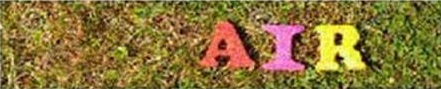
%> input picture AIR.jpg, 441 x 89 px
$ octave methode1.m   (GNU Octave 9; MATLAB toolbox functions it lacks are replaced by stand-ins)
%> lines starting %> are read from the running program, lines starting %| are printed output that depends on the picture
m = rgb2gray(imread('C:\Users\Marjan\Documents\MATLAB\AIR.jpg'));
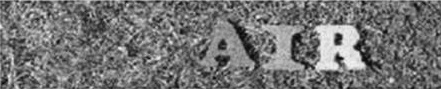
%> m: size 89x441 uint8; min 6, max 243, mean 115.7
% figure
% imhist(m);
G = fspecial('gaussian',[10 10],1);
Ig = imfilter(m,G,'same');
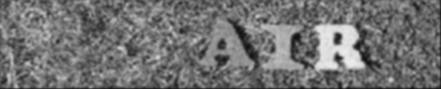
%> Ig: size 89x441 uint8; min 16, max 236, mean 114.3
figure,imshow(Ig);title('with gaussian');
[row,col]=size(Ig);
%> row = 89; col = 441
for y=2:col-6
    for x=2:row-6
        difference_of_intensity = abs(Ig(x,y) - Ig(x+1, y))+abs(Ig(x,y) - Ig(x+2, y))+abs(Ig(x,y) - Ig(x+3, y))+abs(Ig(x,y) - Ig(x+4, y))+abs(Ig(x,y) - Ig(x+5, y));
        if difference_of_intensity < 120
            Ig(x,y) = 0;
        else
            Ig(x,y) = 255;
        end
    end
end
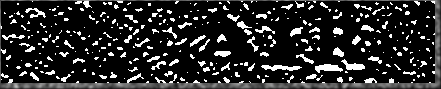
%> Ig: size 89x441 uint8; min 0, max 255, mean 41.9
figure,imshow(Ig);title('methode1');
